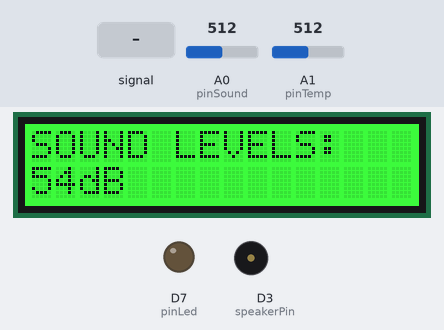
This sketch was run on a simulated Arduino MKR. Shown: 16×2 character LCD, output pins drawn as LEDs (lit = HIGH), buzzer (waves = sounding, pin HIGH). The inputs (shaded band) are chosen by the test bench; at power-on: A1 (pinTemp) = 512, A0 (pinSound) = 512. WiFi joins after 1.5 s; servers stay silent unless stated; uploads are accepted with an empty reply; what the sketch prints to the serial monitor is not drawn.

Above: at 12.7 s.
12.8 s: A0 (pinSound) fed a 200 Hz sine of ±460 counts around its level
At 13.7 s:
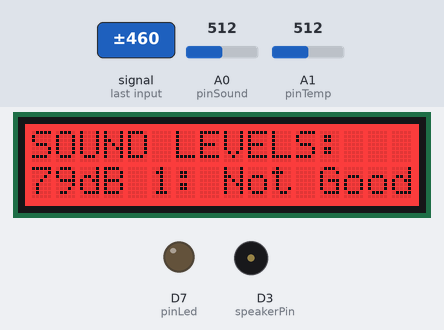
16.9 s: A1 (pinTemp) set to 0
At 19.6 s:
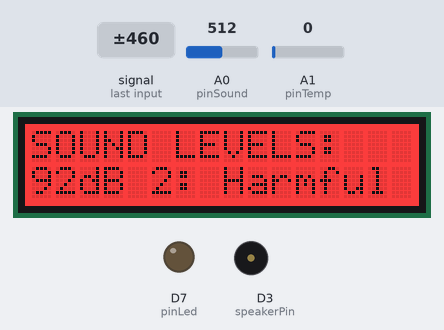
19.7 s: A0 (pinSound) set to 716
At 21.1 s:
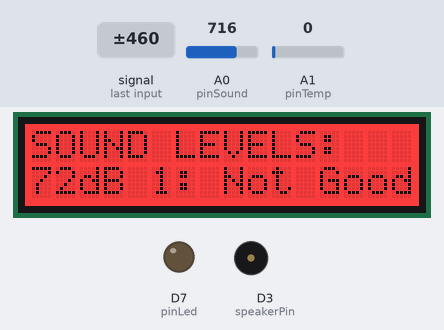
21.8 s: A0 (pinSound) fed a 1000 Hz sine of ±255 counts around its level
At 23.4 s:
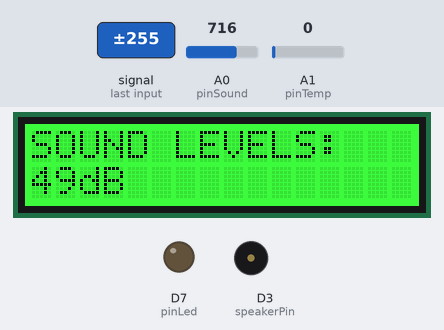
25.1 s: A1 (pinTemp) set to 80
At 29.1 s:
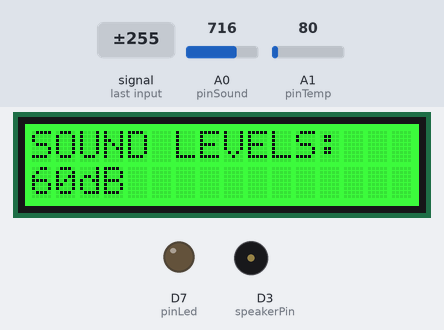
29.2 s: A0 (pinSound) set to 1023
At 31.3 s:
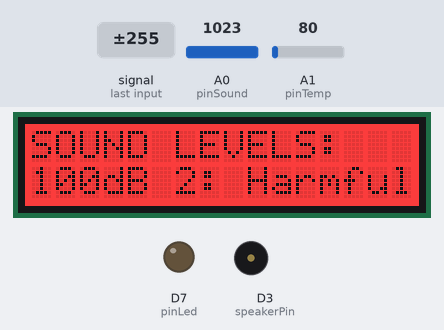
Timing chart, 0 to 32.6 s (numbered marks = the images above; inputs shaded):
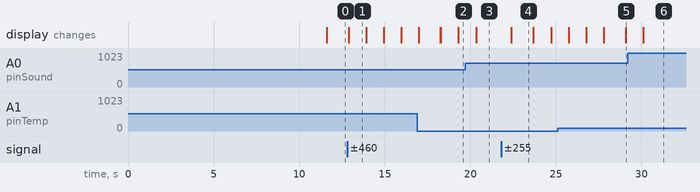

The sketch:

tempAndScreenAndColours.ino
```cpp
// WIFI
#include <SPI.h>
#include <WiFiNINA.h>

char ssid[] = "VM2206379";
char pass[] = "yjz4mqkdDpnb";
int status = WL_IDLE_STATUS;

WiFiClient client;
// Locally hosted server using XAMPP
IPAddress server(192, 168, 0, 24);

unsigned long lastConnectionTime = 0;
const unsigned long postingInterval = 5000; // One hour


unsigned long startTime;
unsigned long currentTime;

// Data to be sent to the server, and then to be saved into the database
String postData;
String postVariable = "temp=";
String postDataTwo;
String postVariableTwo = "noise=";

const int pinSound = A0;               // pin of Sound Sensor
const int pinLed   = 7;                // pin of LED

int thresholdValue = 70;                 // the threshold to turn on or off the LED

// LED SCREEN

#include <Wire.h>
#include "rgb_lcd.h"

rgb_lcd lcd;

//const int colorR = 0;
//const int colorG = 0;
//const int colorB = 255;

// TEMP SENSOR

const int pinTemp = A1;      // pin of temperature sensor

float temperature;
int B=3975;                  // B value of the thermistor
float resistance;

// BUZZER SET UP
// This was set up but not used in the final implementation of the assignment as it was not requested

int speakerPin = 3;          // Grove Buzzer connect to D3

// SOUND
int sensorValue;

void setup()
{
    startTime = millis();
    Serial.begin(9600);

    // SOUND SENSOR
    pinMode(pinLed, OUTPUT);

    // TEMP SENSOR
    pinMode(A1,INPUT);      //Setting the A0 pin as input pin to take data from the temperature sensor

    // BUZZER
    pinMode(speakerPin, OUTPUT);

    // LED SCREEN
    // set up the LCD's number of columns and rows:
    lcd.begin(16, 2);
    lcd.setCursor(0,0);
    lcd.print("SOUND LEVELS:");

    // WIFI
    // check for the WiFi module:
    if (WiFi.status() == WL_NO_MODULE) {
    Serial.println("Communication with WiFi module failed!");
    // don't continue
    while (true);
    }

    // attempt to connect to WiFi network:
    while (status != WL_CONNECTED) {
    Serial.print("Attempting to connect to SSID: ");
    Serial.println(ssid);
    // Connect to WPA/WPA2 network. Change this line if using open or WEP network:
    status = WiFi.begin(ssid, pass);

    // wait 10 seconds for connection:
    delay(10000);
  }
}

void loop()
{
    currentTime = millis();

    // SOUND SENSOR
    // Tested by tapping the sensor gently to show different reading levels

    sensorValue = analogRead(pinSound);   //read the sensorValue on Analog

    // TEMP SENSOR
    // Temp sensor was tested by simply holding the temp sensor in my hand. The values that it read increased, and when the sensor was left alone they decreased,
    // indicating that the sensor was working properly

    int val = analogRead(pinTemp);                               // get analog value
    resistance=(float)(1023-val)*10000/val;                      // get resistance
    temperature=1/(log(resistance/10000)/B+1/298.15)-273.15;     // calc temperature

    // LED SCREEN
    // set the cursor to column 0, line 1
    // (note: line 1 is the second row, since counting begins with 0):
      lcd.clear();

    // Print a message to the LCD.
    // Tested by tapping the sound sensor to replicate different sound levels. From this, it is easy to see the LCD screen change, and to check the screen colours
    // as well as the different dB levels and warning statements

    if(convertDB(sensorValue) > thresholdValue && convertDB(sensorValue) <=80 )
    {
      lcd.setCursor(0,0);
      lcd.print("SOUND LEVELS:");
      lcd.setRGB(255, 0, 0);
      lcd.setCursor(0,1);
      lcd.print(convertDB(sensorValue));
      lcd.print("dB ");
      lcd.print("1: Not Good");
      // tone(speakerPin, 1000);
      delay(1000); // ONE SECOND (for the screen)
    }
    else if (convertDB(sensorValue) > 80)
    {
      lcd.setCursor(0,0);
      lcd.print("SOUND LEVELS:");
      lcd.setRGB(255, 0, 0);
      lcd.setCursor(0,1);
      lcd.print(convertDB(sensorValue));
      lcd.print("dB ");
      lcd.print("2: Harmful");
      // tone(speakerPin, 1000);
      delay(1000); // One second (for the screen)
    }
    else if (convertDB(sensorValue) < thresholdValue)
    {
      lcd.setCursor(0,0);
      lcd.print("SOUND LEVELS:");
      lcd.setRGB(0, 255, 0);
      lcd.setCursor(0,1);
      lcd.print(convertDB(sensorValue));
      lcd.print("dB ");
      // noTone(speakerPin);
      delay(1000); // // One second (for the screen)
    }
    lcd.setCursor(0, 1);

  if (millis() - lastConnectionTime > postingInterval) {
    httpRequest();
  }
}

// Tested by checking the values this function outputs against an online converter to ensure that the conversion has worked correctly

float convertTempToF(float temp)
{
  float newTemp = 0;
  newTemp = temp * 9 / 5 + 32;
  // newTemp = (temp - 32) * 5 / 9;
  return newTemp;
}


// This function has been tested by changing the upload time to 5 seconds and tracking changes in phpmyadmin using XAMPP to act as my local server.
// The database successfully updates with the correct information - this has since been change to a one hour delay for assignment purposes

// Security wise, I'm not sure how private this connection is, so there could be a chance for hackers to get access to the localserver and parse the database
// for any information that it holds. As this isn;t a major concern for this assignment this has been left as it is, but obviously this implementation
// would not be put into practice for other users to use

void httpRequest() {

  // Different variables to send to the database
  int temp = temperature;
  temp = convertTempToF(temp);
  postData = postVariable + temp;

  int noise = sensorValue;
  noise = convertDB(noise);
  postDataTwo = "&" + postVariableTwo + noise;

  String dataSize = postData + postDataTwo;

  // if there's a successful connection:
  if (client.connect(server, 8081))
  {
    Serial.println("connecting...");
    client.println("POST /uploads/test.php HTTP/1.1");
    client.println("Host: 192.168.0.24");
    client.println("Content-Type: application/x-www-form-urlencoded");
    client.print("Content-Length: ");
    client.println(dataSize.length());
    client.println();
    client.print(dataSize);
    client.println();
    client.println("Connection: close");
    client.println();

    lastConnectionTime = millis();
  }
  else
  {
    Serial.println("connection failed");
  }

  if(client.connected())
  {
    client.stop();
  }
  Serial.println(dataSize);
}

// Function to convert sound sensor readings into dB format
int convertDB(int DB)
{
  int dB = (DB+83.2073) / 11.003;
  return dB;
}
```

Measured:
- after the input at 12.8 s, the display: changes after 0.09 s (image 1)
- after the input at 16.9 s, the display: first differs from a run without the input after 1.4 s (image 2 shows a later state)
- after the input at 19.7 s, the display: changes after 0.64 s (image 3)
- after the input at 21.8 s, the display: changes after 0.59 s (image 4)
- what the display in image 1 shows lasts 1.0 s, from 12.9 s to 13.9 s
- what the display in image 4 shows lasts 1.3 s, from 22.4 s to 23.7 s
